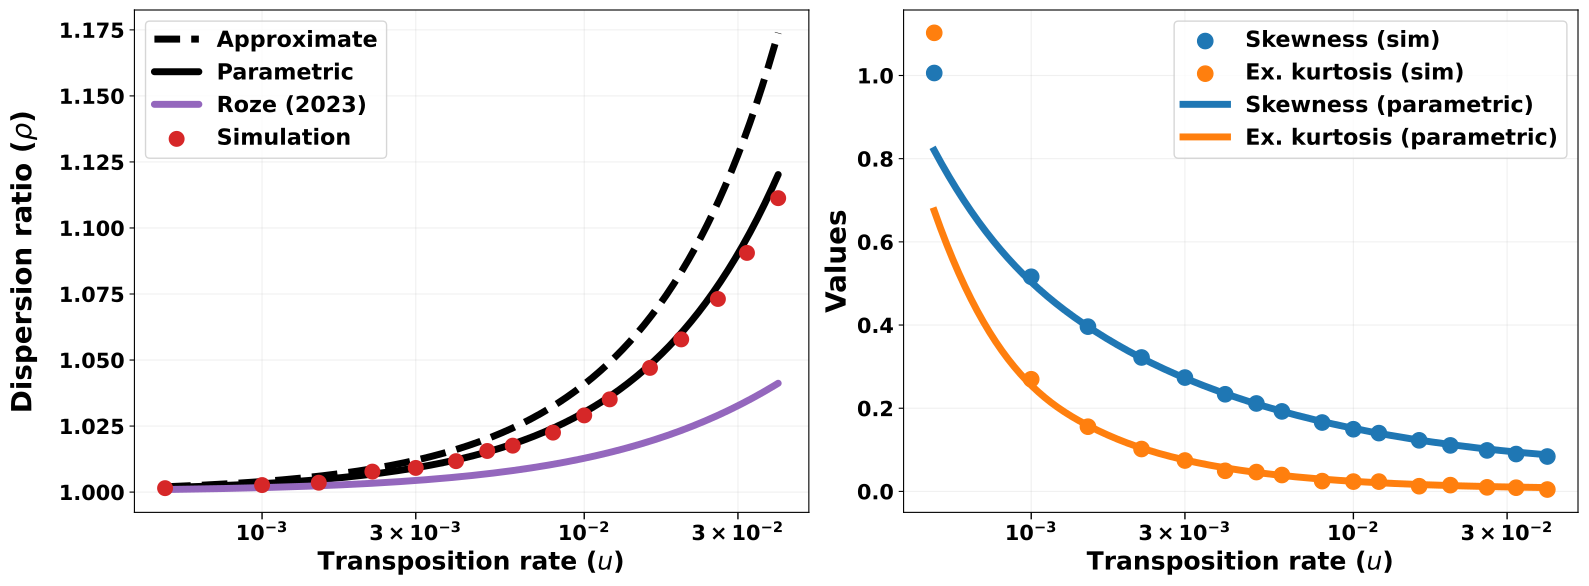

The script that saved this image:
"""Plot dispersion ratio and higher moments versus transposition rate u."""

from pathlib import Path

import matplotlib.pyplot as plt
import numpy as np
import pandas as pd
from matplotlib.ticker import FixedLocator, FuncFormatter, NullLocator
from scipy import integrate
from scipy.interpolate import make_interp_spline

FIG_DIR = Path(__file__).resolve().parent
TE_ROOT = FIG_DIR.parent
CSV_DIR = TE_ROOT / "csv_files"
OUTPUT_PATH = FIG_DIR / "varyingRateFig.pdf"

R_val = 10.0
fitness = "exp"
EXCLUDE_LAST_N = 3  # drop the last N rows from the sweep CSV
CSV_BASENAME = "sweep_u_roze_more_values_vConst:0.0001_4_binomial"

csv_path = CSV_DIR / f"{CSV_BASENAME}_{fitness}.csv"
if not csv_path.is_file():
    print(f"CSV not found: {csv_path}")
    print("Run varyingRatesim.jl first, or change CSV_BASENAME / fitness.")
    raise SystemExit(1)

df = pd.read_csv(csv_path)
if EXCLUDE_LAST_N > 0:
    df = df.iloc[:-EXCLUDE_LAST_N].copy()
print(f"Loaded {csv_path}, shape {df.shape}")
v_label = df["v"].iloc[0] if "v" in df.columns else "0.00001"

sim_mean = df["sim_μ"].values
app_mean = df["app_μ"].values
nb_mean = df["nb_μ"].values
sim_var = df["sim_σ²"].values
app_var = df["app_σ²"].values
nb_var = df["nb_σ²"].values
sim_p = df["sim_p"].values
app_p = df["app_p"].values
nb_p = df["nb_p"].values
has_skew = "sim_skew" in df.columns
if has_skew:
    sim_skew = df["sim_skew"].values
    nb_skew = df["nb_skew"].values
    sim_exkurt = df["sim_exkurt"].values
    nb_exkurt = df["nb_exkurt"].values

LEFT_SIM_MARKER_SIZE = 8
RIGHT_SIM_MARKER_SIZE = 11
MAIN_LINEWIDTH = 5
SECONDARY_LINEWIDTH = 5.0
MARKER_EDGEWIDTH = 3.5
X_TICK_LABELSIZE = 15
Y_TICK_LABELSIZE = 15
LEGEND_FONTSIZE = 16
X_AXIS_LABELSIZE = 18
Y_AXIS_LABELSIZE = 20
SHOW_VERTICAL_GRID = True
VERTICAL_GRID_ALPHA = 0.18
VERTICAL_GRID_LINESTYLE = "-"
VERTICAL_GRID_LINEWIDTH = 0.8

SHOW_HORIZONTAL_GRID = True
HORIZONTAL_GRID_ALPHA = 0.18
HORIZONTAL_GRID_LINESTYLE = "-"
HORIZONTAL_GRID_LINEWIDTH = 0.8


def compute_E1(R, u, eps=1e-12):
    """E₁ (ε₁) for linear genetic map of length R Morgans (Roze appendix)."""
    R = max(R, eps)
    rho_R = u / R
    if R <= 1.0:
        half_plus_rho = 0.5 + rho_R
        if rho_R <= 0.0 or half_plus_rho <= 0.0:
            return 0.0
        return (2.0 / R) * (
            (1.0 + 2.0 * rho_R) * (np.log(half_plus_rho) - np.log(max(rho_R, eps))) - 1.0
        )

    def integrand(x):
        denom = (1.0 - np.exp(-2.0 * x)) / 2.0 + 2.0 * u
        return (R - x) / max(np.finfo(float).eps, denom)

    res, _ = integrate.quad(integrand, 0.0, R, limit=200)
    return (2.0 / (R**2)) * res


def compute_rho(E1, u, v, alpha=0.0, eps=1e-10):
    """Roze (2023) eq. (14) variant: ρ ≈ 1 + ε₁ * (u+v+α)/2."""
    denom = 1.0 - u * E1
    if abs(denom) < eps:
        denom = eps if denom >= 0 else -eps
    # return 1.0 + (E1 / denom) * ((u + v + alpha) / 2.0)
    return 1.0 + (E1) * ((u + v + alpha) / 2.0)


# def compute_rho_denominator_form(E1, u, v, alpha=0.0, eps=1e-10):
#     """Roze (2023) eq. (14): ρ = 1 + (E₁/(1-uE₁))*((u+v+α)/2)."""
#     denom = 1.0 - u * E1
#     if abs(denom) < eps:
#         denom = eps if denom >= 0 else -eps
#     return 1.0 + (E1 / denom) * ((u + v + alpha) / 2.0)


u_vals = df["u"].values
v_vals = df["v"].values
E1_vals = np.array([compute_E1(R_val, u) for u in u_vals])
rho_roze = np.array([compute_rho(E1, u, v) for E1, u, v in zip(E1_vals, u_vals, v_vals)])

idx_sort_u = np.argsort(u_vals)
x_line_u = u_vals[idx_sort_u]

n_total = len(u_vals)
for i in range(n_total):
    u, v = u_vals[i], v_vals[i]
    print(f"\n[{i+1}/{n_total}]  u = {u}  (v = {v}, fitness = {fitness}) [Roze]")
    print("  ┌─────────────┬──────────────┬──────────────┬──────────────┬──────────────┬──────────────┐")
    print("  │             │     Mean     │   Variance   │      p       │   Skewness   │  Ex. Kurtosis│")
    print("  ├─────────────┼──────────────┼──────────────┼──────────────┼──────────────┼──────────────┤")
    sm, sv, sp = sim_mean[i], sim_var[i], sim_p[i]
    if has_skew:
        print(f"  │ Simulation  │ {sm:12.2f} │ {sv:12.2f} │ {sp:12.4f} │ {sim_skew[i]:12.2f} │ {sim_exkurt[i]:12.2f} │")
    else:
        print(f"  │ Simulation  │ {sm:12.2f} │ {sv:12.2f} │ {sp:12.4f} │      —       │      —       │")

    am, av, ap = app_mean[i], app_var[i], app_p[i]
    print(f"  │ Approx      │ {am:12.2f} │ {av:12.2f} │ {ap:12.4f} │      —       │      —       │")

    nm, nv, np_ = nb_mean[i], nb_var[i], nb_p[i]
    if has_skew:
        print(f"  │ Theory (NB) │ {nm:12.2f} │ {nv:12.2f} │ {np_:12.4f} │ {nb_skew[i]:12.2f} │ {nb_exkurt[i]:12.2f} │")
    else:
        print(f"  │ Theory (NB) │ {nm:12.2f} │ {nv:12.2f} │ {np_:12.4f} │      —       │      —       │")

    e1, rho = E1_vals[i], rho_roze[i]
    print(f"  │ Roze        │ E₁={e1:.4f}   │ ρ={rho:.4f}     │      —       │      —       │      —       │")
    print("  └─────────────┴──────────────┴──────────────┴──────────────┴──────────────┴──────────────┘")
    print(
        f"  ρ: sim = {1.0/max(sim_p[i], 1e-12):.4f},  "
        f"approx = {1.0/max(app_p[i], 1e-12):.4f},  "
        f"parametric = {1.0/max(nb_p[i], 1e-12):.4f},  "
        f"Roze = {rho_roze[i]:.4f}"
    )


def smooth_log_spline(x_sorted, y_sorted, n_interp=500):
    """Fit a cubic spline in log10(x) space for smooth plotting."""
    log_x = np.log10(x_sorted)
    _, unique_idx = np.unique(log_x, return_index=True)
    log_x_u = log_x[unique_idx]
    y_u = y_sorted[unique_idx]
    if len(log_x_u) < 4:
        return x_sorted, y_sorted
    spline = make_interp_spline(log_x_u, y_u, k=3)
    log_x_fine = np.linspace(log_x_u[0], log_x_u[-1], n_interp)
    y_fine = spline(log_x_fine)
    return 10**log_x_fine, y_fine


def _format_log_tick(value, _pos):
    exponent = int(np.floor(np.log10(value)))
    coeff = value / (10**exponent)
    coeff_rounded = int(round(coeff))
    if np.isclose(coeff, 1.0):
        return rf"$\mathbf{{10^{{{exponent}}}}}$"
    return rf"$\mathbf{{{coeff_rounded} \times 10^{{{exponent}}}}}$"


def style_log_xaxis(ax, x_values):
    ax.set_xscale("log")

    candidate_ticks = np.array([1e-3, 3e-3, 1e-2, 3e-2, 1e-1])
    x_min = np.min(x_values)
    x_max = np.max(x_values)
    visible_ticks = candidate_ticks[(candidate_ticks >= x_min) & (candidate_ticks <= x_max)]
    if len(visible_ticks) == 0:
        visible_ticks = candidate_ticks

    ax.xaxis.set_major_locator(FixedLocator(visible_ticks))
    ax.xaxis.set_major_formatter(FuncFormatter(_format_log_tick))
    ax.xaxis.set_minor_locator(NullLocator())
    ax.tick_params(axis="x", which="major", labelsize=X_TICK_LABELSIZE, length=5, width=1.0, direction="out")


def plot_left_panel(ax):
    ax.plot(x_smooth_app, y_smooth_app, color=color_app, linestyle="--", label="Approximate", **line_kwargs)
    ax.plot(x_smooth_nb, y_smooth_nb, color=color_nb, linestyle="-", label="Parametric", **line_kwargs)
    ax.plot(x_smooth_roze, y_smooth_roze, color=color_roze, linestyle="-", label="Roze (2023)", **line_kwargs)
    ax.scatter(
        u_vals,
        inv_sim_p,
        marker="o",
        s=LEFT_SIM_MARKER_SIZE**2,
        zorder=10,
        facecolors=color_sim_p,
        edgecolors=color_sim_p,
        linewidths=MARKER_EDGEWIDTH,
        label="Simulation",
    )
    style_log_xaxis(ax, u_vals)
    ax.set_xlabel("Transposition rate ($u$)", fontsize=X_AXIS_LABELSIZE, fontweight="bold")
    ax.set_ylabel(r"Dispersion ratio ($\rho$)", fontsize=Y_AXIS_LABELSIZE, fontweight="bold", rotation=90, labelpad=14)
    ax.tick_params(axis="y", labelsize=Y_TICK_LABELSIZE)
    for label in ax.get_yticklabels():
        label.set_fontweight("bold")
    ax.grid(
        SHOW_HORIZONTAL_GRID,
        which="major",
        axis="y",
        linestyle=HORIZONTAL_GRID_LINESTYLE,
        linewidth=HORIZONTAL_GRID_LINEWIDTH,
        alpha=HORIZONTAL_GRID_ALPHA,
    )
    ax.grid(
        SHOW_VERTICAL_GRID,
        which="major",
        axis="x",
        linestyle=VERTICAL_GRID_LINESTYLE,
        linewidth=VERTICAL_GRID_LINEWIDTH,
        alpha=VERTICAL_GRID_ALPHA,
    )
    ax.legend(loc="best", prop={"size": LEGEND_FONTSIZE, "weight": "bold"})


inv_app_p = np.array([1.0 / max(p, 1e-12) for p in app_p])
inv_nb_p = np.array([1.0 / max(p, 1e-12) for p in nb_p])
inv_sim_p = np.array([1.0 / max(p, 1e-12) for p in sim_p])

color_red = "#d62728"
color_roze = "#9467bd"
color_black = "#000000"
color_sim_p = color_red
color_app = color_black
color_nb = color_black

fig, (ax_left, ax_right) = plt.subplots(1, 2, figsize=(16, 6), dpi=120)

x_smooth_app, y_smooth_app = smooth_log_spline(x_line_u, inv_app_p[idx_sort_u])
x_smooth_nb, y_smooth_nb = smooth_log_spline(x_line_u, inv_nb_p[idx_sort_u])
x_smooth_roze, y_smooth_roze = smooth_log_spline(x_line_u, rho_roze[idx_sort_u])

line_kwargs = dict(
    linewidth=MAIN_LINEWIDTH,
    zorder=3,
    antialiased=True,
    solid_joinstyle="round",
    solid_capstyle="round",
)

plot_left_panel(ax_left)

if has_skew:
    color_skew = "#1f77b4"
    color_exkurt = "#ff7f0e"
    x_smooth_skew, y_smooth_skew = smooth_log_spline(x_line_u, nb_skew[idx_sort_u])
    x_smooth_exkurt, y_smooth_exkurt = smooth_log_spline(x_line_u, nb_exkurt[idx_sort_u])

    ax_right.scatter(
        u_vals,
        sim_skew,
        color=color_skew,
        marker="o",
        s=RIGHT_SIM_MARKER_SIZE**2,
        zorder=6,
        label="Skewness (sim)",
    )
    ax_right.scatter(
        u_vals,
        sim_exkurt,
        color=color_exkurt,
        marker="o",
        s=RIGHT_SIM_MARKER_SIZE**2,
        zorder=6,
        label="Ex. kurtosis (sim)",
    )
    ax_right.plot(
        x_smooth_skew,
        y_smooth_skew,
        color=color_skew,
        linestyle="-",
        linewidth=SECONDARY_LINEWIDTH,
        zorder=3,
        label="Skewness (parametric)",
    )
    ax_right.plot(
        x_smooth_exkurt,
        y_smooth_exkurt,
        color=color_exkurt,
        linestyle="-",
        linewidth=SECONDARY_LINEWIDTH,
        zorder=3,
        label="Ex. kurtosis (parametric)",
    )

    style_log_xaxis(ax_right, u_vals)
    ax_right.set_xlabel("Transposition rate ($u$)", fontsize=X_AXIS_LABELSIZE, fontweight="bold")
    ax_right.set_ylabel("Values", fontsize=Y_AXIS_LABELSIZE, fontweight="bold")
    ax_right.tick_params(axis="y", labelsize=Y_TICK_LABELSIZE)
    for label in ax_right.get_yticklabels():
        label.set_fontweight("bold")
    ax_right.grid(
        SHOW_HORIZONTAL_GRID,
        which="major",
        axis="y",
        linestyle=HORIZONTAL_GRID_LINESTYLE,
        linewidth=HORIZONTAL_GRID_LINEWIDTH,
        alpha=HORIZONTAL_GRID_ALPHA,
    )
    ax_right.grid(
        SHOW_VERTICAL_GRID,
        which="major",
        axis="x",
        linestyle=VERTICAL_GRID_LINESTYLE,
        linewidth=VERTICAL_GRID_LINEWIDTH,
        alpha=VERTICAL_GRID_ALPHA,
    )
    ax_right.legend(loc="best", prop={"size": LEGEND_FONTSIZE, "weight": "bold"})
else:
    ax_right.text(
        0.5,
        0.5,
        "Skewness/excess kurtosis columns not found.",
        ha="center",
        va="center",
        transform=ax_right.transAxes,
        fontsize=12,
    )
    ax_right.set_axis_off()

plt.tight_layout()
plt.savefig(OUTPUT_PATH, bbox_inches="tight")
print(f"Figure saved to: {OUTPUT_PATH}")
plt.show()
